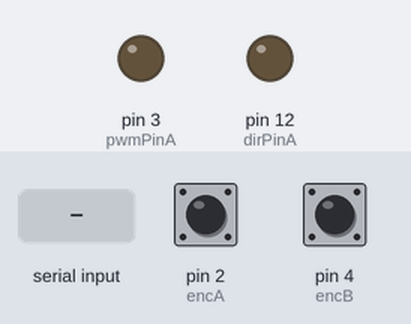
Bench run of a sketch on a simulated Arduino Uno, built with avr-gcc and run on an emulated ATmega328P. Shown: output pins drawn as LEDs (lit = HIGH). Inputs (shaded band) come from the test bench; at power-on: pin 2 (encA) HIGH, pin 4 (encB) HIGH. What the sketch prints to the serial monitor is not drawn.

Above: at 1.2 s.
1.3 s: "1" received over Serial
At 2.5 s:
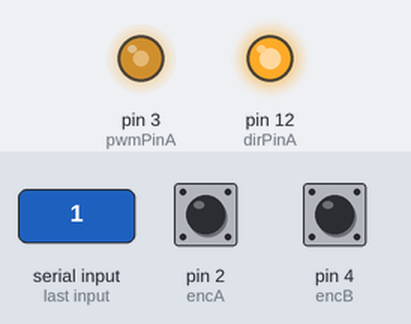
2.8 s: "2" received over Serial
At 4.0 s:
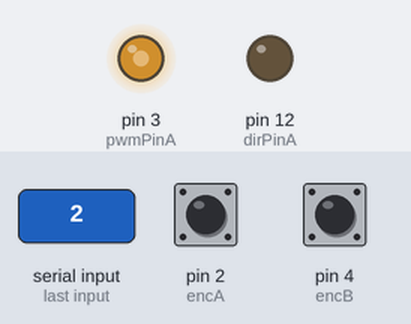
4.3 s: "3" received over Serial
At 5.1 s:
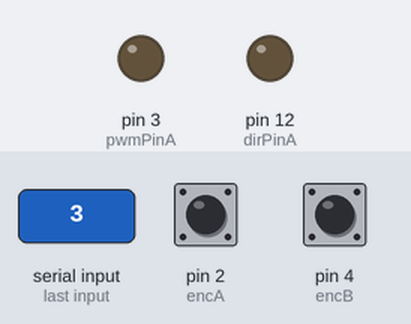
Timing chart, 0 to 7.3 s (numbered marks = the images above; inputs shaded):
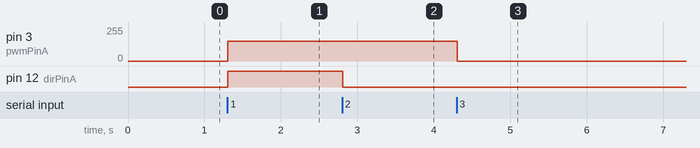

Measured:
- after the input at 1.3 s, pin 3 (pwmPinA): 0/255 → 150/255 at once; pin 12 (dirPinA): LOW → HIGH at once
- after the input at 2.8 s, pin 12 (dirPinA): HIGH → LOW at once
- after the input at 4.3 s, pin 3 (pwmPinA): 150/255 → 0/255 at once

The sketch:

01_encoder_test.ino
```cpp
int encA = 2;   // blue wire (encoder)
int encB = 4;   // green wire (encoder)
int dirPinA = 12;
int pwmPinA = 3;
int dira = 0;
int pwma = 150;   // 0 ~ 255 --> 0.0 V ~ 5.0 V

void setup() {
  Serial.begin(9600);
  pinMode(encA, INPUT_PULLUP);
  pinMode(encB, INPUT_PULLUP);
  pinMode(dirPinA, OUTPUT);
  pinMode(pwmPinA, OUTPUT);
  digitalWrite(dirPinA, 0);
  digitalWrite(pwmPinA, 0);
}

void loop() {

  int aa = digitalRead(encA);
  int bb = digitalRead(encB);

  Serial.print(aa);
  Serial.print("\t");
  Serial.println(bb);

  char a = Serial.read();
  if (a == '1') {
    m_cw();
  }
  else if (a == '2') {
    m_ccw();
  }
  else if (a == '3') {
    m_stop();
  }

  delay(10);

}

void m_cw() {
  digitalWrite(dirPinA, 1);
  analogWrite(pwmPinA, pwma);
}

void m_ccw() {
  digitalWrite(dirPinA, 0);
  analogWrite(pwmPinA, pwma);
}

void m_stop() {
  digitalWrite(dirPinA, 0);
  digitalWrite(pwmPinA, 0);
}
```
